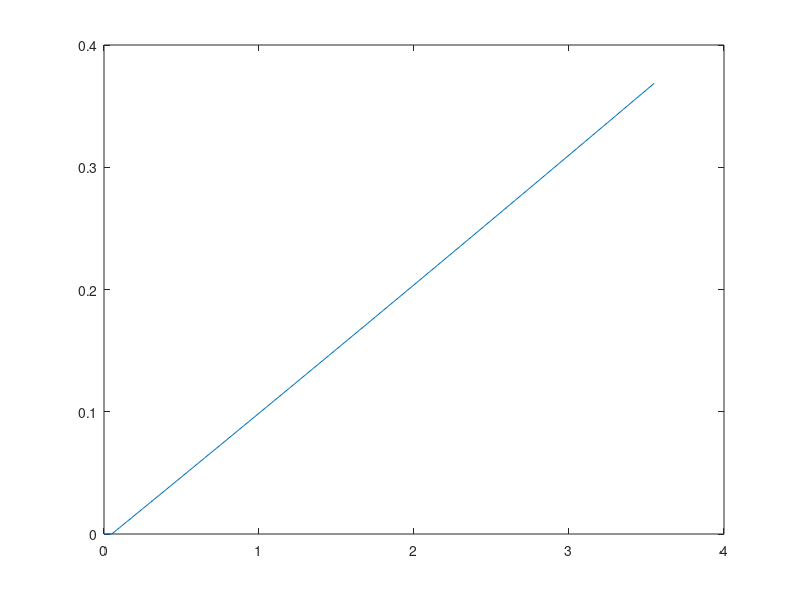

The MATLAB script that drew this image:
t = 0;
W = 0;
i=1;
P0 = 10000;
V0 = 1.013e-3;
Q=1.035e-5;

while t(i)<=3.5
    W(i+1) = (P0/(2*V0))*(((V0+Q*t(i))^2)-(V0)^2);
    t(i+1) = t(i)+0.05;
    i=i+1;
end
plot(t,W);